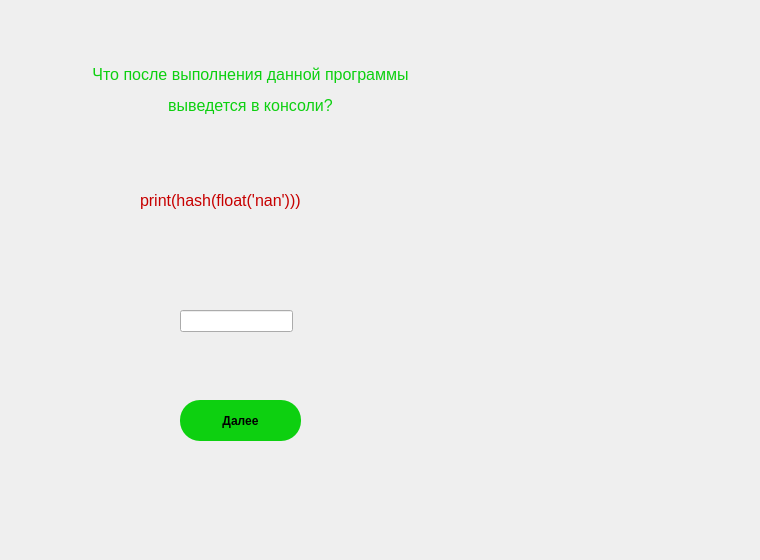
   <widget class="QWidget" name="fird_ques_window" native="true">
    <property name="geometry">
     <rect>
      <x>0</x>
      <y>1000</y>
      <width>760</width>
      <height>560</height>
     </rect>
    </property>
    <widget class="QLabel" name="label_6">
     <property name="geometry">
      <rect>
       <x>30</x>
       <y>40</y>
       <width>441</width>
       <height>101</height>
      </rect>
     </property>
     <property name="font">
      <font>
       <pointsize>12</pointsize>
      </font>
     </property>
     <property name="styleSheet">
      <string notr="true">QLabel {
	color: rgb(13, 208, 16);
}</string>
     </property>
     <property name="text">
      <string>&lt;html&gt;&lt;head/&gt;&lt;body&gt;&lt;p align=&quot;center&quot;&gt;Что после выполнения данной программы&lt;/p&gt;&lt;p align=&quot;center&quot;&gt;выведется в консоли?&lt;/p&gt;&lt;/body&gt;&lt;/html&gt;</string>
     </property>
    </widget>
    <widget class="QLabel" name="label_7">
     <property name="geometry">
      <rect>
       <x>140</x>
       <y>170</y>
       <width>221</width>
       <height>61</height>
      </rect>
     </property>
     <property name="font">
      <font>
       <pointsize>12</pointsize>
      </font>
     </property>
     <property name="styleSheet">
      <string notr="true">color: rgb(199, 0, 0);</string>
     </property>
     <property name="text">
      <string>print(hash(float('nan')))</string>
     </property>
    </widget>
    <widget class="QLineEdit" name="lineEdit_2">
     <property name="geometry">
      <rect>
       <x>180</x>
       <y>310</y>
       <width>113</width>
       <height>22</height>
      </rect>
     </property>
    </widget>
    <widget class="QPushButton" name="pushButton_2">
     <property name="geometry">
      <rect>
       <x>180</x>
       <y>400</y>
       <width>121</width>
       <height>41</height>
      </rect>
     </property>
     <property name="font">
      <font>
       <weight>75</weight>
       <bold>true</bold>
      </font>
     </property>
     <property name="styleSheet">
      <string notr="true">QPushButton {
	background-color: rgb(13, 208, 16);
	color: black;
	border-radius: 20;
}

QPushButton:pressed {
	background-color: rgb(12, 184, 12);
}</string>
     </property>
     <property name="text">
      <string>Далее</string>
     </property>
    </widget>
   </widget>
